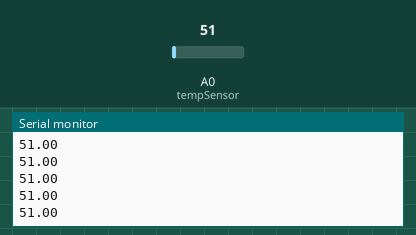
The sketch below on a simulated Arduino Uno, built with avr-gcc and run on an emulated ATmega328P. Shown: the last lines printed to the serial monitor. The test bench sets the inputs (shaded band); at power-on: A0 (tempSensor) = 51.

Above: at 3.2 s.
3.3 s: A0 (tempSensor) set to 61
At 4.4 s:
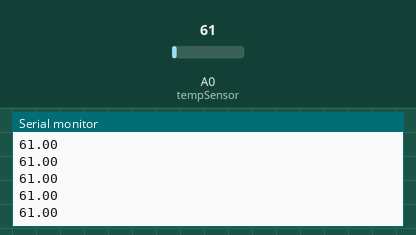
4.8 s: A0 (tempSensor) set to 71
At 5.6 s:
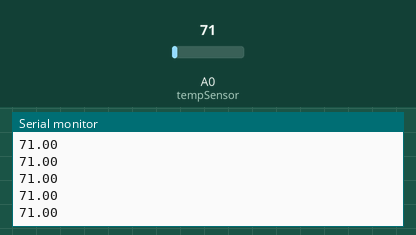
Timing chart, 0 to 7.8 s (numbered marks = the images above; inputs shaded):
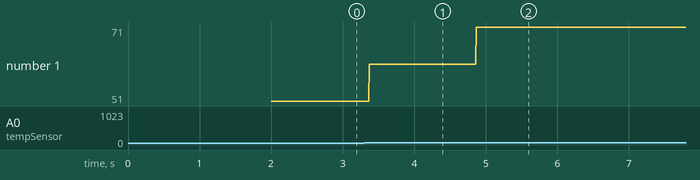

Measured:
- after the input at 3.3 s, the serial monitor: prints a new line after 0.07 s (image 1)
- after the input at 4.8 s, the serial monitor: prints a new line after 0.07 s (image 2)
- plotted number 1: 51 → 61 after the input at 3.3 s, 61 → 71 after the input at 4.8 s

The sketch:

serial_comm.ino
```cpp
//#include <SoftwareSerial.h>

//SoftwareSerial mySerial(2,3);

int tempSensor = A0;
void setup() {
  // put your setup code here, to run once:
  pinMode(tempSensor, INPUT);
  Serial.begin(9600);
  delay(2000);
  /*
  Serial.begin(115200);

  while(!Serial){
    ;
    }

  Serial.println("Goodnight moon!");
  mySerial.begin(384000);
  mySerial.println("Hello world?");
  */
}
float tempValue;
void loop() {
  // put your main code here, to run repeatedly:
 tempValue = analogRead(tempSensor);
 Serial.println(tempValue);
// tempValue = (tempValue*3000)/ 1023;
// float temperature = tempValue * 0.1;
// Serial.print("T: ");
// //Serial.println(tempValue);
// Serial.println(temperature);
// delay(2000);
}
```
